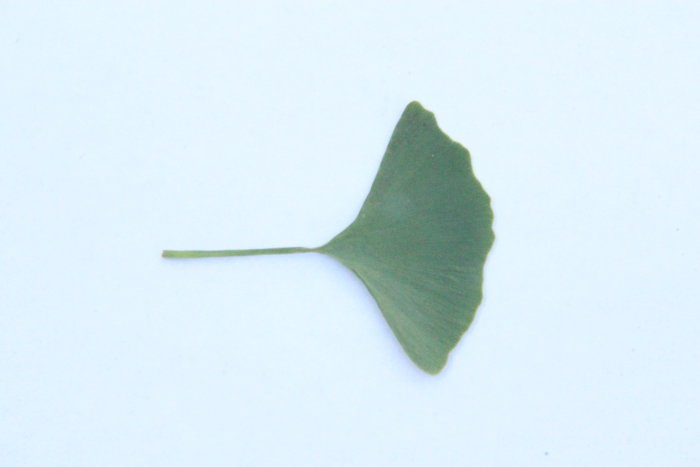
#> input picture test_assets/03_unsupported_crop/ginkgo_green_unsupported.jpg, 1400 x 933 px (shown at 1/2 size)
$ python build_leaf_asset.py --source ../test_assets/03_unsupported_crop/ginkgo_green_unsupported.jpg
#> lines starting #> are read from the running program, lines starting #| are printed output that depends on the picture; after the words box and inside, x2 and y2 are one past the last pixel; in counts of white or black regions, pixels touching at a corner belong together
"""生成演示物料用的高清病叶素材：media/gen/leaf_disease_hi.jpg

【为什么需要这个脚本】
`media/` 目录历史上丢失过一次，而 `scripts/regenerate_heatmap.py`、
`build_video2.py`、`build_poster.py` 都以 `media/gen/leaf_disease_hi.jpg` 为输入。
本脚本把这张「高清病叶」的生成过程固化为可复现步骤，避免再次丢失后无从重建。

【素材来源与选择理由】
源图取本项目训练数据 `test_assets/supported_diseased/` 中的真实病叶样本。
- 为什么不用网上找的田间照片：**产品本身就要求「单片叶 + 纯色背景」的拍摄方式**，
  用田间成片病株做门面反而与实际能力不符；而 PlantVillage 风格的单叶照片
  恰好就是产品设计上要处理的那类输入，视觉与产品能力一致。
- 版权上无第三方约束（属于本项目自有的训练数据）。

【分辨率说明（如实记录）】
PlantVillage 原始图像为 256x256。本脚本放大到 1920x1920。
在成品中的实际显示尺寸：
    - 海报：卡片最终约 220px（源图 256px 已足够，**无可见损失**）
    - 视频：卡片 230/300px，结果展示区约 600px（放大会略软，视频场景下可接受）
因此这是一张「够用且口径一致」的素材，不是印刷级摄影图。若日后需要更高清，
应改用团队自拍或采购授权的单叶实拍照片替换本文件，其余流程无需改动。

用法：
    .venv\\Scripts\\python.exe scripts\\build_leaf_asset.py
    .venv\\Scripts\\python.exe scripts\\build_leaf_asset.py --source <图片路径>
"""

import argparse
from pathlib import Path

import cv2
import numpy as np
from PIL import Image, ImageFilter

ROOT = Path(__file__).resolve().parent.parent
GEN = ROOT / "media" / "gen"
TARGET = 1920

# 默认源：番茄早疫病，病斑边界清晰、叶色对比明显，适合作为门面素材
DEFAULT_SOURCE = ROOT / "test_assets" / "supported_diseased" / "Tomato__Early_blight.jpg"


def leaf_bbox(img_bgr: np.ndarray) -> tuple:
    """用 HSV 绿色掩膜估出叶片外接框（PlantVillage 叶片居中且背景近纯色）。"""
    hsv = cv2.cvtColor(img_bgr, cv2.COLOR_BGR2HSV)
    mask = cv2.inRange(hsv, np.array([20, 30, 30]), np.array([105, 255, 255]))
    mask = cv2.morphologyEx(mask, cv2.MORPH_CLOSE, np.ones((7, 7), np.uint8))
    mask = cv2.morphologyEx(mask, cv2.MORPH_OPEN, np.ones((5, 5), np.uint8))
    cnts, _ = cv2.findContours(mask, cv2.RETR_EXTERNAL, cv2.CHAIN_APPROX_SIMPLE)
    if not cnts:
        h, w = img_bgr.shape[:2]
        return 0, 0, w, h
    all_pts = np.vstack([c.reshape(-1, 2) for c in cnts])
    x, y, w, h = cv2.boundingRect(all_pts)
    return x, y, w, h


def main() -> int:
    ap = argparse.ArgumentParser()
    ap.add_argument("--source", default=str(DEFAULT_SOURCE), help="源病叶图片路径")
    ap.add_argument("--size", type=int, default=TARGET, help="输出边长，默认 1920")
    ap.add_argument("--margin", type=float, default=0.10, help="叶片外扩留白比例")
    args = ap.parse_args()

    src = Path(args.source)
    if not src.exists():
        print(f"[错误] 源图不存在：{src}")
        return 1

    img = cv2.imread(str(src))
#> img is the input picture: shape (933, 1400, 3); mean B, G, R 243.3, 235.2, 217.5
    if img is None:
        print(f"[错误] 无法读取：{src}")
        return 1
    h, w = img.shape[:2]
#> h = 933; w = 1400

    # 裁到叶片外接框 + 留白，再补成正方形，保证放大后不变形
    x, y, bw, bh = leaf_bbox(img)
#> in leaf_bbox, `hsv = cv2.cvtColor(img_bgr, cv2.COLOR_BGR2HSV)`: hsv: shape (933, 1400, 3); mean H, S, V 99.3, 30, 245
#> in leaf_bbox, `mask = cv2.inRange(hsv, np.array([20, 30, 30]), np.array([105, 255, 25..`:
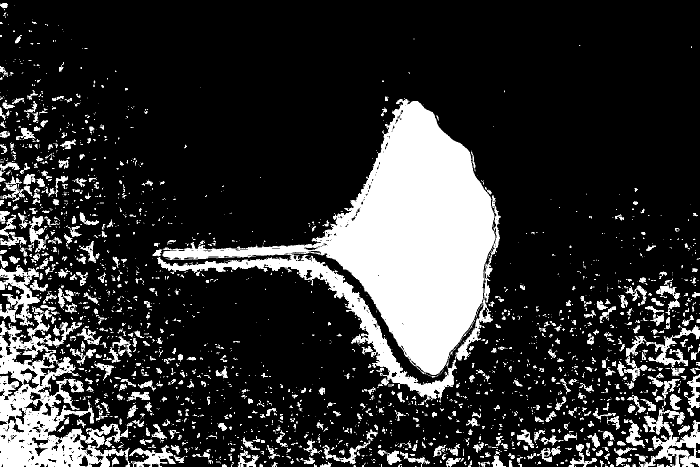
#> mask: shape (933, 1400) (shown at 1/2 size); 19.9% white; 2264 white regions (1558 under 20 px), largest, box (x1, y1, x2, y2) and area: (314, 196, 1002, 805) 135973, (0, 612, 261, 933) 33188, (1286, 812, 1400, 933) 5789
#> in leaf_bbox, `mask = cv2.morphologyEx(mask, cv2.MORPH_CLOSE, np.ones((7, 7), np.uint..`:
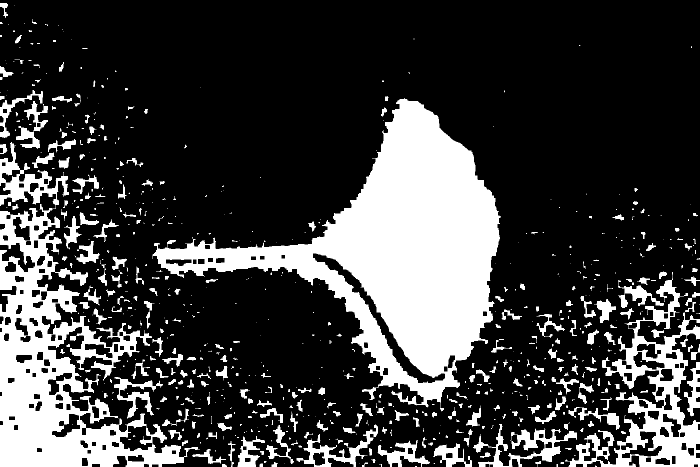
#> mask: shape (933, 1400) (shown at 1/2 size); 24.5% white; 720 white regions (383 under 20 px), largest, box (x1, y1, x2, y2) and area: (305, 196, 1002, 823) 148874, (0, 284, 400, 933) 79756, (1130, 544, 1400, 933) 27833
#> in leaf_bbox, `mask = cv2.morphologyEx(mask, cv2.MORPH_OPEN, np.ones((5, 5), np.uint8))`:
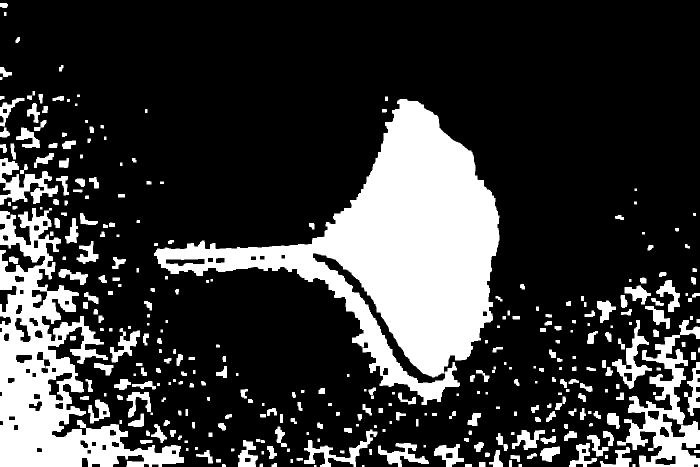
#> mask: shape (933, 1400) (shown at 1/2 size); 22.7% white; 341 white regions (2 under 20 px)
#> in leaf_bbox, `cnts, _ = cv2.findContours(mask, cv2.RETR_EXTERNAL, cv2.CHAIN_APPROX_S..`: cnts = 341 contours, 19 with area under 20; largest, box (x1, y1, x2, y2) and area: (308, 198, 999, 810) 146611, (0, 416, 368, 933) 69122, (1234, 640, 1400, 933) 16367, (0, 316, 116, 410) 4170, (1224, 640, 1304, 778) 2978
#> in leaf_bbox, `all_pts = np.vstack([c.reshape(-1, 2) for c in cnts])`: all_pts = 7837 pairs, first value 0 to 1399, second value 6 to 932
#> in leaf_bbox, `x, y, w, h = cv2.boundingRect(all_pts)`: x = 0; y = 6; w = 1400; h = 927
#> x = 0; y = 6; bw = 1400; bh = 927
    m = int(max(bw, bh) * args.margin)
#> m = 140
    x0, y0 = max(0, x - m), max(0, y - m)
#> x0 = 0; y0 = 0
    x1, y1 = min(w, x + bw + m), min(h, y + bh + m)
#> x1 = 1400; y1 = 933
    crop = img[y0:y1, x0:x1]

    ch, cw = crop.shape[:2]
#> ch = 933; cw = 1400
    side = max(ch, cw)
#> side = 1400
    pad_v, pad_h = side - ch, side - cw
#> pad_v = 467; pad_h = 0
    crop = cv2.copyMakeBorder(
        crop, pad_v // 2, pad_v - pad_v // 2, pad_h // 2, pad_h - pad_h // 2,
        cv2.BORDER_REPLICATE,
    )
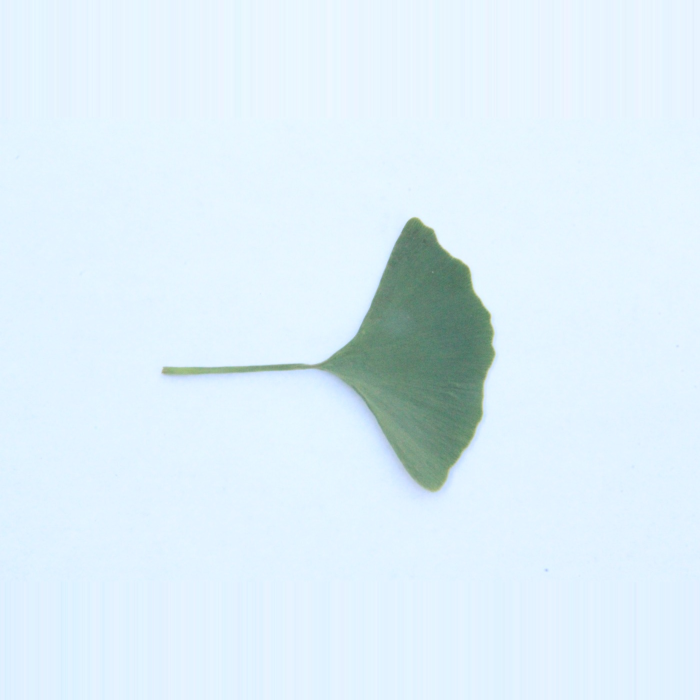
#> crop: shape (1400, 1400, 3) (shown at 1/2 size); mean B, G, R 247.1, 238, 221.4

    pil = Image.fromarray(cv2.cvtColor(crop, cv2.COLOR_BGR2RGB))
    up = pil.resize((args.size, args.size), Image.LANCZOS)
    # 上采样后轻微锐化，补偿插值带来的边缘软化
    up = up.filter(ImageFilter.UnsharpMask(radius=3, percent=80, threshold=3))

    GEN.mkdir(parents=True, exist_ok=True)
    out = GEN / "leaf_disease_hi.jpg"
    up.save(out, quality=96, subsampling=0)
    print(f"源图      : {src}  ({w}x{h})")
#| 源图      : ../test_assets/03_unsupported_crop/ginkgo_green_unsupported.jpg  (1400x933)
    print(f"叶片外接框: x={x} y={y} w={bw} h={bh}")
#| 叶片外接框: x=0 y=6 w=1400 h=927
#> (the run stopped early here; a loop or call above may not have finished)
